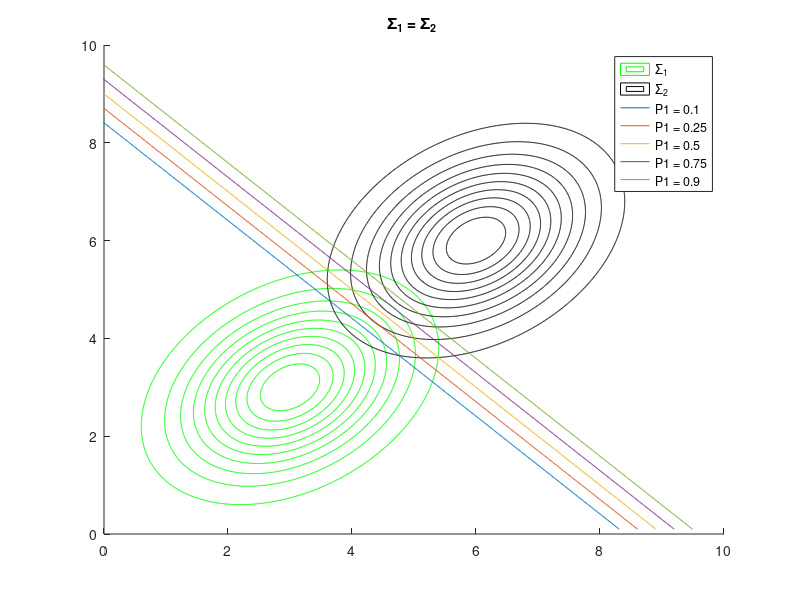

Source code (MATLAB):
close all;
clear;
clc;

%These are the means of the 2 distributions 
m1 = [3 3];
m2 = [6 6];
%These are the covariance matrices of the 2 distributions
S = [1.2 0.4; 0.4 1.2];
s1 = S;
s2 = S;

%Axis
x1 = [0.1:0.01:10];
x2 = [0.1:0.01:10];
%Creation of the (x-y) grid in order to use the mvnpdf
[X1,X2] = meshgrid(x1,x2);

%Creation of the 3d normal pdf of the variable x1 and x2
Y1 = mvnpdf([X1(:) X2(:)],m1,s1);
%Reshaping so we will be able to plot in 3d and get the contours,because mvnpdf returns a vector and not a matrix
Y1_reshaped = reshape(Y1,length(x1),length(x2));

figure(1);
hold on;
title('\Sigma_1 = \Sigma_2 ');
contour(x1,x2,Y1_reshaped,'g');

%We are following the same process for the 2nd distribution

%Creation of the 3d normal pdf of the variable x1 and x2
Y2 = mvnpdf([X1(:) X2(:)],m2,s2);
%Reshaping so we will be able to plot in 3d and get the contours,because mvnpdf returns a vector and not a matrix
Y2_reshaped = reshape(Y2,length(x1),length(x2));
contour(x1,x2,Y2_reshaped,'k');

for P1 = [0.1, 0.25 ,0.5, 0.75, 0.9]
    P2 = 1 - P1;
    y = (log(P1/P2) - 3.72*x2+33.48)/3.72;
    plot(y,x1);
    axis([0 10 0 10]);
end
legend('\Sigma_1','\Sigma_2','P1 = 0.1','P1 = 0.25','P1 = 0.5','P1 = 0.75','P1 = 0.9');
hold off;